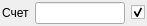
<?xml version="1.0" encoding="UTF-8"?>
<ui version="4.0">
 <class>Invoice</class>
 <widget class="QWidget" name="Invoice">
  <property name="geometry">
   <rect>
    <x>0</x>
    <y>0</y>
    <width>147</width>
    <height>24</height>
   </rect>
  </property>
  <property name="windowTitle">
   <string>Form</string>
  </property>
  <layout class="QHBoxLayout" name="horizontalLayout">
   <property name="margin">
    <number>2</number>
   </property>
   <item>
    <widget class="QLabel" name="label">
     <property name="text">
      <string>Счет</string>
     </property>
    </widget>
   </item>
   <item>
    <widget class="QLineEdit" name="invoice"/>
   </item>
   <item>
    <widget class="QCheckBox" name="isCache">
     <property name="text">
      <string/>
     </property>
     <property name="checked">
      <bool>true</bool>
     </property>
    </widget>
   </item>
  </layout>
 </widget>
 <resources/>
 <connections/>
</ui>
